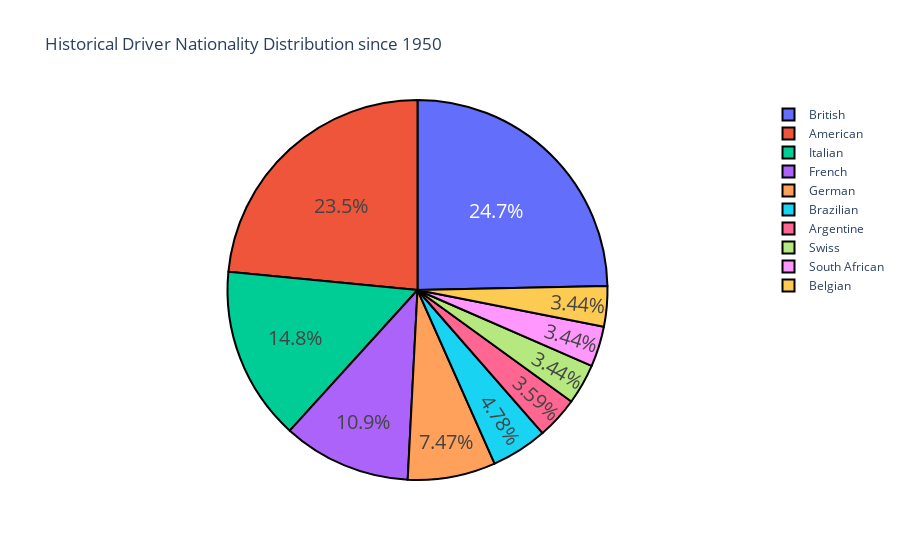

The code cell stored with this chart in its notebook:
### Markdown cell above
There's other ways we could see information, such as pie charts. For instance we can do the following scenarios:

* What's percentage of driver's nation across history?
* What's What's the percentage of driver's nationality that have been world champions?
* What's the likeness from being any nation and being a champion?

This kind of questions could be solved by looking at percentages of over the data, but once again, tables are not feasible to understand the magnitude of the difference between nations. For this scenario pie charts will be applied to showcase a better understanding.

### Code cell
driver_nationality = drivers.groupby('nationality')['nationality'].count().sort_values(ascending = False).reset_index(name = 'number of drivers')
fig = go.Figure(data=[go.Pie(labels=driver_nationality.nationality.head(10), values=driver_nationality['number of drivers'])])
fig.update_traces(textfont_size=20,
                  marker=dict(line=dict(color='#000000', width=2)))
fig.update_layout(
    title="Historical Driver Nationality Distribution since 1950")
fig.show()

### Figure 1 — Plotly figure (JSON) as saved in the notebook; plotly's stock layout.template omitted (floating-point values rounded to 4 significant figures)
{"data": [{"labels": ["British", "American", "Italian", "French", "German", "Brazilian", "Argentine", "Swiss", "South African", "Belgian"], "marker": {"line": {"color": "#000000", "width": 2}}, "textfont": {"size": 20}, "type": "pie", "values": [165, 157, 99, 73, 50, 32, 24, 23, 23, 23, 20, 17, 17, 15, 15, 14, 10, 9, 9, 6, 5, 5, 4, 4, 4, 4, 4, 3, 3, 3, 2, 2, 1, 1, 1, 1, 1, 1, 1, 1, 1, 1]}], "layout": {"title": {"text": "Historical Driver Nationality Distribution since 1950"}}}
